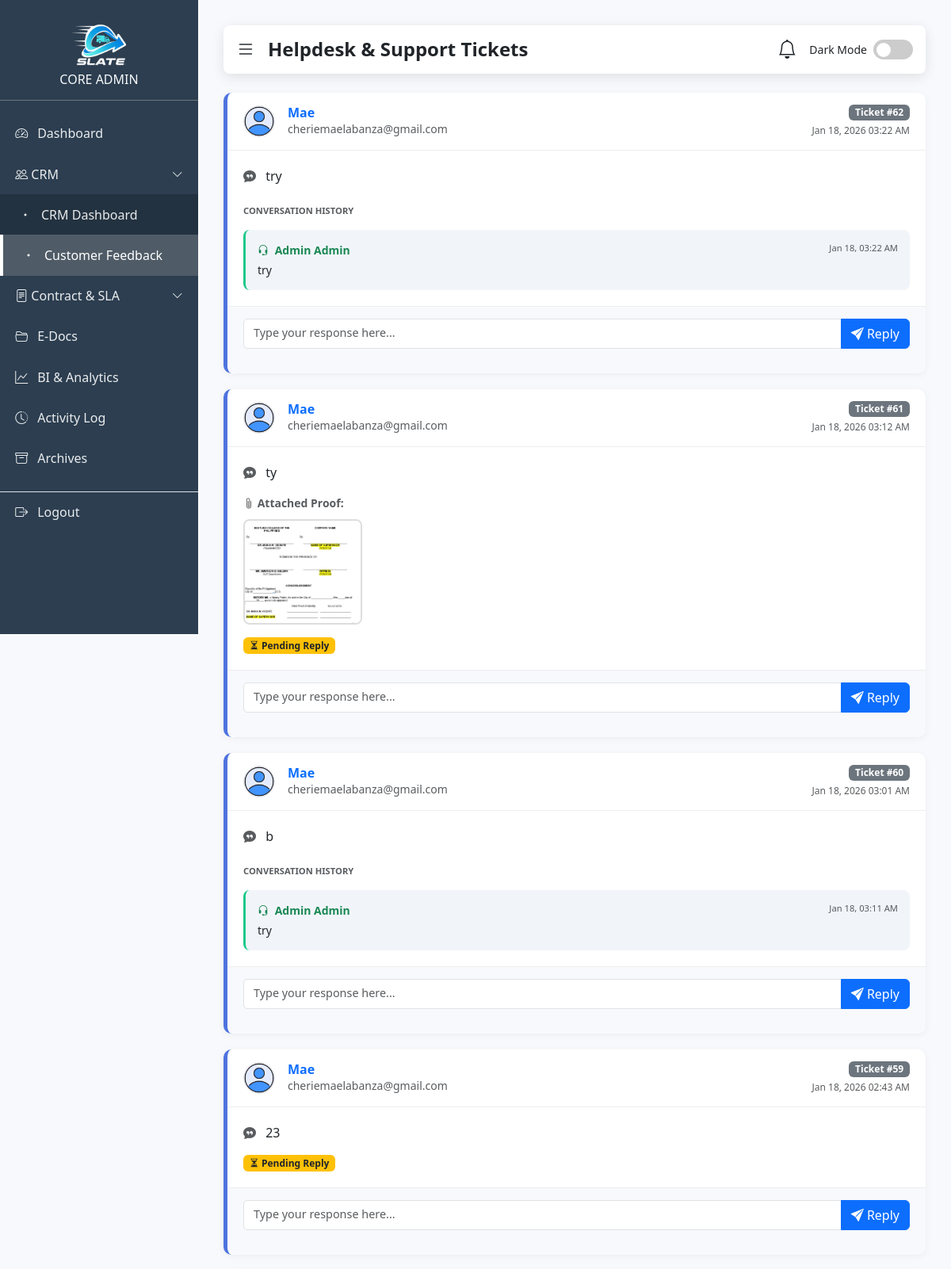
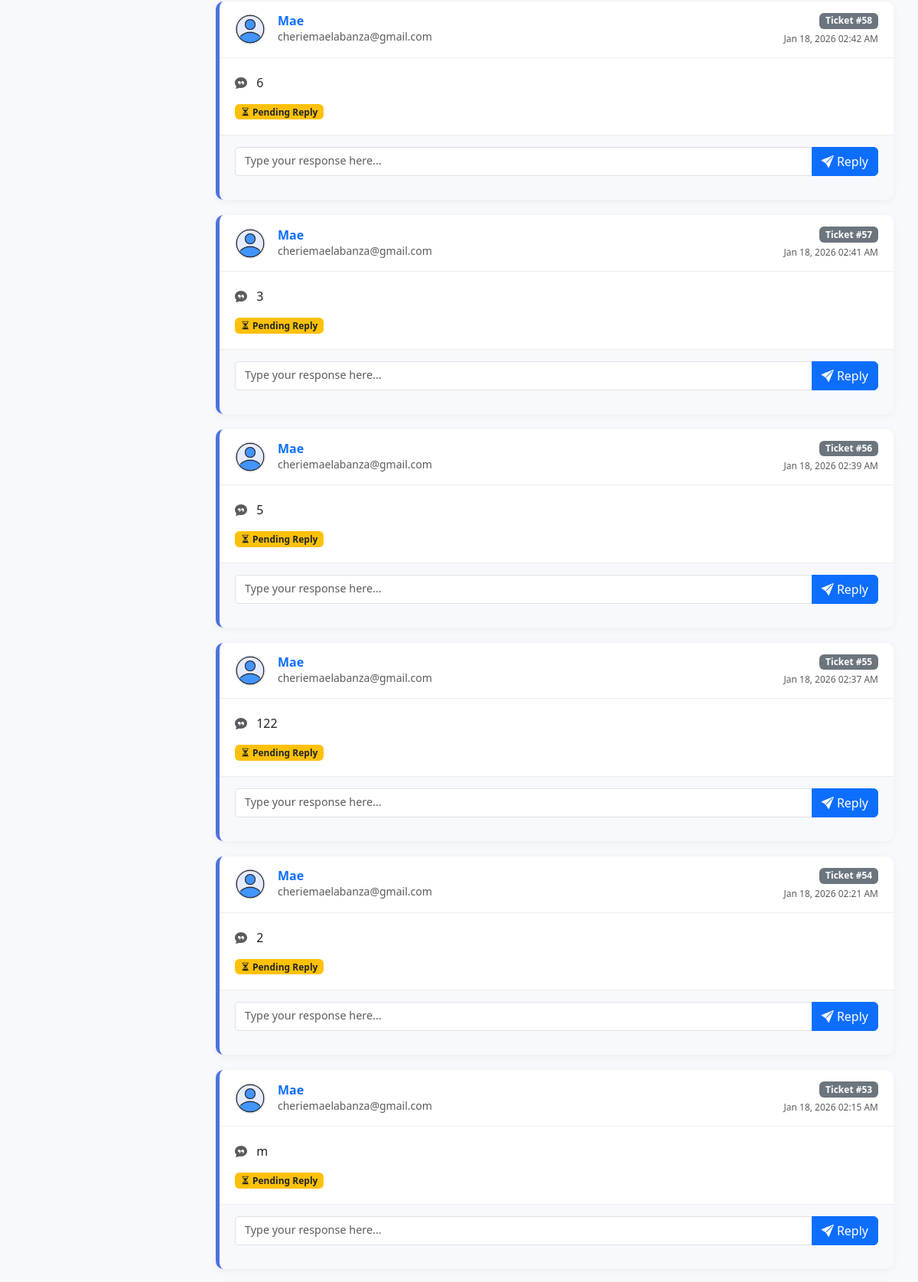
Page /customer_feedback.php (signed in, upper part) on the committed database (2 pictures, top to bottom).
### tables this page shows
CREATE TABLE `feedback` (
  `id` int(11) NOT NULL,
  `account_id` int(11) NOT NULL,
  `comment` text NOT NULL,
  `created_at` timestamp NOT NULL DEFAULT current_timestamp(),
  `status` enum('unread','read') DEFAULT 'unread',
  `reply` text DEFAULT NULL,
  `attachment` varchar(255) DEFAULT NULL
);

CREATE TABLE `accounts` (
  `id` int(11) NOT NULL,
  `username` varchar(255) DEFAULT NULL,
  `email` varchar(100) NOT NULL,
  `phone_number` varchar(20) DEFAULT NULL,
  `gender` enum('Male','Female','Other') DEFAULT NULL,
  `password` varchar(255) DEFAULT NULL,
  `profile_image` varchar(255) DEFAULT NULL,
  `role` enum('admin','user') DEFAULT 'user',
  `created_at` timestamp NOT NULL DEFAULT current_timestamp(),
  `otp_hash` varchar(255) DEFAULT NULL,
  `otp_expires_at` datetime DEFAULT NULL,
  `otp_attempts` int(11) DEFAULT 0,
  `last_otp_sent_at` datetime NOT NULL DEFAULT current_timestamp()
);

CREATE TABLE `replies` (
  `id` int(11) NOT NULL,
  `feedback_id` int(11) NOT NULL,
  `admin_id` int(11) NOT NULL,
  `reply_message` text NOT NULL,
  `created_at` timestamp NOT NULL DEFAULT current_timestamp()
);

### customer_feedback.php (the view, shortened to what this page needs)
<?php
include("connection.php");
$sql = "SELECT f.id, f.comment, f.attachment, f.created_at, a.username, a.email, a.profile_image
        FROM feedback f
        JOIN accounts a ON f.account_id = a.id
        ORDER BY f.created_at DESC";
$result = $conn->query($sql);
?>
<!DOCTYPE html>
<html lang="en">
<head>
  <link href="https://cdn.jsdelivr.net/npm/bootstrap@5.3.3/dist/css/bootstrap.min.css" rel="stylesheet">
  <link rel="stylesheet" href="https://cdn.jsdelivr.net/npm/bootstrap-icons@1.11.3/font/bootstrap-icons.css">
</head>
<body>
  <div class="sidebar" id="sidebar">
    <div>
      <div class="text-center p-3 border-bottom border-secondary">
        <img src="Remorig.png" alt="Logo" style="width: 100px;">
        <h6 class="mt-2 mb-0 text-light">CORE ADMIN</h6>
      </div>
      <nav class="mt-3">
        <a href="admin.php"><i class="bi bi-speedometer2"></i> Dashboard</a>
        <a href="#crmSubmenu" data-bs-toggle="collapse" class="d-flex justify-content-between">
            <span><i class="bi bi-people"></i> CRM</span><i class="bi bi-chevron-down small"></i>
        </a>
        <div class="collapse show" id="crmSubmenu" style="background: rgba(0,0,0,0.2);">
            <a href="CRM.php" class="ps-4"><i class="bi bi-dot"></i> CRM Dashboard</a>
            <a href="customer_feedback.php" class="ps-4 active"><i class="bi bi-dot"></i> Customer Feedback</a>
        </div>
        <a href="#csmSubmenu" data-bs-toggle="collapse" class="d-flex justify-content-between">
            <span><i class="bi bi-file-text"></i> Contract & SLA</span><i class="bi bi-chevron-down small"></i>
        </a>
        <a href="E-Doc.php"><i class="bi bi-folder2-open"></i> E-Docs</a>
        <a href="BIFA.php"><i class="bi bi-graph-up"></i> BI & Analytics</a>
        <a href="activity-log.php"><i class="bi bi-clock-history"></i> Activity Log</a>
        <a href="Archive.php"><i class="bi bi-archive"></i> Archives</a>
        <a href="logout.php" class="border-top mt-3"><i class="bi bi-box-arrow-right"></i> Logout</a>
      </nav>
    </div>
  </div>
  <div class="content" id="mainContent">
    <div class="header">
      <div class="d-flex align-items-center gap-3">
        <i class="bi bi-list fs-4" id="hamburger" style="cursor: pointer;"></i>
        <h4 class="fw-bold mb-0">Helpdesk & Support Tickets</h4>
      </div>
      <div class="d-flex align-items-center gap-3">
        <div class="dropdown">
            <a href="#" class="text-dark position-relative" id="notifDropdown" data-bs-toggle="dropdown" onclick="markRead()">
                <i class="bi bi-bell fs-4"></i>
            </a>
        </div>
        <div class="theme-toggle-container d-flex align-items-center gap-2">
            <small>Dark Mode</small>
            <label class="theme-switch">
            <input type="checkbox" id="adminThemeToggle"><span class="slider"></span>
            </label>
        </div>
      </div>
    </div>
    <div class="container-fluid p-0">
      <?php if ($result && $result->num_rows > 0): ?>
        <?php while ($ticket = $result->fetch_assoc()): ?>
            <?php
                $repliesQ = $conn->query("SELECT r.*, a.username as admin_name FROM replies r JOIN accounts a ON r.admin_id = a.id WHERE r.feedback_id = " . $ticket['id'] . " ORDER BY r.created_at ASC");
                $has_reply = ($repliesQ->num_rows > 0);
            ?>
            <div class="ticket-card">
                <div class="ticket-header">
                    <div class="d-flex align-items-center gap-3">
                        <img src="<?= !empty($ticket['profile_image']) ? $ticket['profile_image'] : 'user.png' ?>" class="rounded-circle border" width="40" height="40" style="object-fit:cover;">
                        <div>
                            <h6 class="fw-bold mb-0 text-primary"><?= htmlspecialchars($ticket['username']) ?></h6>
                            <small class="text-muted"><?= htmlspecialchars($ticket['email']) ?></small>
                        </div>
                    </div>
                    <div class="text-end">
                        <span class="badge bg-secondary mb-1">Ticket #<?= $ticket['id'] ?></span>
                        <br>
                        <small class="text-muted" style="font-size: 0.75rem;"><?= date("M d, Y h:i A", strtotime($ticket['created_at'])) ?></small>
                    </div>
                </div>
                <div class="ticket-body">
                    <p class="mb-0 fs-6">
                        <i class="bi bi-chat-quote-fill text-muted me-2"></i>
                        <?= nl2br(htmlspecialchars($ticket['comment'])) ?>
                    </p>
                    <?php if(!empty($ticket['attachment'])): ?>
                        <div class="mt-3">
                            <small class="text-muted fw-bold d-block"><i class="bi bi-paperclip"></i> Attached Proof:</small>
                            <img src="uploads/<?= $ticket['attachment'] ?>" class="attachment-img" onclick="viewImage('uploads/<?= $ticket['attachment'] ?>')" alt="User Attachment">
                        </div>
                    <?php endif; ?>
                    <?php if($has_reply): ?>
                        <div class="mt-4">
                            <small class="text-uppercase fw-bold text-muted" style="font-size:0.7rem;">Conversation History</small>
                            <?php while($reply = $repliesQ->fetch_assoc()): ?>
                                <div class="reply-thread">
                                    <div class="d-flex justify-content-between mb-1">
                                        <strong class="text-success small"><i class="bi bi-headset me-1"></i> Admin <?= htmlspecialchars($reply['admin_name']) ?></strong>
                                        <small class="text-muted" style="font-size:0.7rem;"><?= date("M d, h:i A", strtotime($reply['created_at'])) ?></small>
                                    </div>
                                    <p class="mb-0 small text-dark"><?= nl2br(htmlspecialchars($reply['reply_message'])) ?></p>
                                </div>
                            <?php endwhile; ?>
                        </div>
                    <?php else: ?>
                        <div class="mt-3">
                            <span class="badge bg-warning text-dark"><i class="bi bi-hourglass-split"></i> Pending Reply</span>
                        </div>
                    <?php endif; ?>
                </div>
                <div class="ticket-footer">
                    <form method="POST">
                        <div class="input-group">
                            <textarea name="reply_message" class="form-control reply-input" rows="1" placeholder="Type your response here..." required></textarea>
                            <button type="submit" name="send_reply" class="btn btn-primary"><i class="bi bi-send-fill"></i> Reply</button>
                        </div>
                    </form>
                </div>
            </div>
        <?php endwhile; ?>
      <?php else: ?>
        <div class="text-center py-5">
            <h4 class="text-muted">No tickets found.</h4>
        </div>
      <?php endif; ?>
    </div>
  </div>
</body>
</html>

### customer_feedback.php (style rules this page uses)
:root { --primary-color: #4e73df; --secondary-color: #f8f9fc; --dark-bg: #1a1a2e; --dark-card: #16213e; --text-light: #f8f9fa; --text-dark: #212529; --border-radius: 0.5rem; }
body { font-family: 'Segoe UI', sans-serif; background-color: var(--secondary-color); color: var(--text-dark); }
.sidebar { width: 250px; height: 100vh; background: #2c3e50; color: white; position: fixed; top: 0; left: 0; display: flex; flex-direction: column; transition: 0.3s; z-index: 1000; }
.content { margin-left: 250px; padding: 2rem; transition: 0.3s; }
.sidebar a { display: flex; align-items: center; gap: 0.75rem; padding: 0.85rem 1.2rem; text-decoration: none; color: rgba(255,255,255,0.9); }
.sidebar a:hover, .sidebar a.active { background: rgba(255,255,255,0.2); border-left: 4px solid #fff; color: white; }
.header { background: white; padding: 1rem; border-radius: var(--border-radius); box-shadow: 0 0.25rem 1rem rgba(0,0,0,0.1); margin-bottom: 1.5rem; display: flex; align-items: center; justify-content: space-between; }
.ticket-card { background: white; border-radius: 10px; box-shadow: 0 2px 10px rgba(0,0,0,0.05); margin-bottom: 20px; border-left: 5px solid var(--primary-color); }
.ticket-header { padding: 15px 20px; border-bottom: 1px solid #eee; display: flex; justify-content: space-between; align-items: center; }
.ticket-body { padding: 20px; }
.ticket-footer { padding: 15px 20px; background-color: #f8f9fc; border-top: 1px solid #eee; border-radius: 0 0 10px 10px; }
.reply-thread { margin-top: 15px; padding: 15px; background-color: #f1f5f9; border-radius: 8px; border-left: 3px solid #1cc88a; }
.reply-input { resize: none; border-radius: 5px; font-size: 0.9rem; }
.attachment-img { max-width: 150px; height: auto; border: 2px solid #ddd; border-radius: 8px; cursor: pointer; transition: 0.2s; margin-top: 10px; }
.theme-switch { width: 50px; height: 25px; position: relative; display: inline-block; }
.slider { position: absolute; cursor: pointer; inset: 0; background-color: #ccc; border-radius: 34px; transition: .4s; }
.slider:before { position: absolute; content: ""; height: 18px; width: 18px; left: 4px; bottom: 3px; background-color: white; border-radius: 50%; transition: .4s; }

### rows in the picture
feedback: account.username "Mae", account.email "cheriemaelabanza@gmail.com", id "62", created_at "Jan 18, 2026 03:22 AM", comment "try"
replies: admin.username "Admin", created_at "Jan 18, 03:22 AM", reply_message "try"
feedback: account.username "Mae", account.email "cheriemaelabanza@gmail.com", id "61", created_at "Jan 18, 2026 03:12 AM", comment "ty", attachment (picture), shows "Pending Reply"
feedback: account.username "Mae", account.email "cheriemaelabanza@gmail.com", id "60", created_at "Jan 18, 2026 03:01 AM", comment "b"
replies: admin.username "Admin", created_at "Jan 18, 03:11 AM", reply_message "try"
feedback: account.username "Mae", account.email "cheriemaelabanza@gmail.com", id "59", created_at "Jan 18, 2026 02:43 AM", comment "23", shows "Pending Reply"
feedback: account.username "Mae", account.email "cheriemaelabanza@gmail.com", id "58", created_at "Jan 18, 2026 02:42 AM", comment "6", shows "Pending Reply"
feedback: account.username "Mae", account.email "cheriemaelabanza@gmail.com", id "57", created_at "Jan 18, 2026 02:41 AM", comment "3", shows "Pending Reply"
feedback: account.username "Mae", account.email "cheriemaelabanza@gmail.com", id "56", created_at "Jan 18, 2026 02:39 AM", comment "5", shows "Pending Reply"
feedback: account.username "Mae", account.email "cheriemaelabanza@gmail.com", id "55", created_at "Jan 18, 2026 02:37 AM", comment "122", shows "Pending Reply"
feedback: account.username "Mae", account.email "cheriemaelabanza@gmail.com", id "54", created_at "Jan 18, 2026 02:21 AM", comment "2", shows "Pending Reply"
feedback: account.username "Mae", account.email "cheriemaelabanza@gmail.com", id "53", created_at "Jan 18, 2026 02:15 AM", comment "m", shows "Pending Reply"
